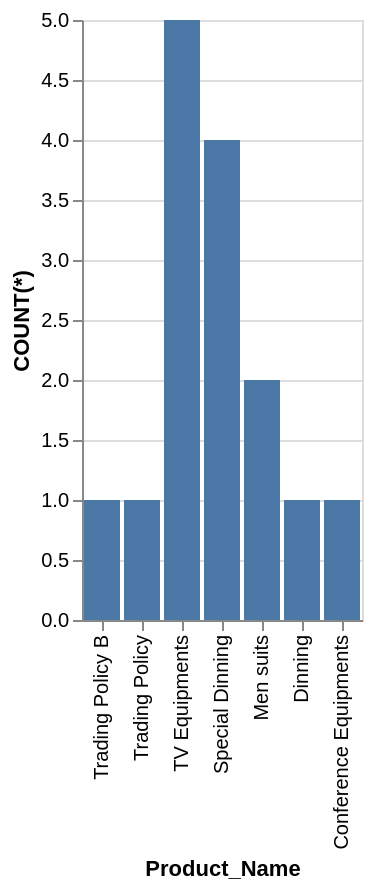

The Vega-Lite source for this figure:
### Vega-Lite specification from a JSON file in a GitHub repository (floating-point values rounded to 4 significant figures)
{"data": {"values": [{"x_data": "TV Equipments", "y_data": 5}, {"x_data": "Special Dinning", "y_data": 4}, {"x_data": "Men suits", "y_data": 2}, {"x_data": "Conference Equipments", "y_data": 1}, {"x_data": "Dinning", "y_data": 1}, {"x_data": "Trading Policy", "y_data": 1}, {"x_data": "Trading Policy B", "y_data": 1}]}, "mark": "bar", "encoding": {"x": {"field": "x_data", "type": "nominal", "title": "Product_Name", "sort": "descending"}, "y": {"field": "y_data", "type": "quantitative", "title": "COUNT(*)"}}}
